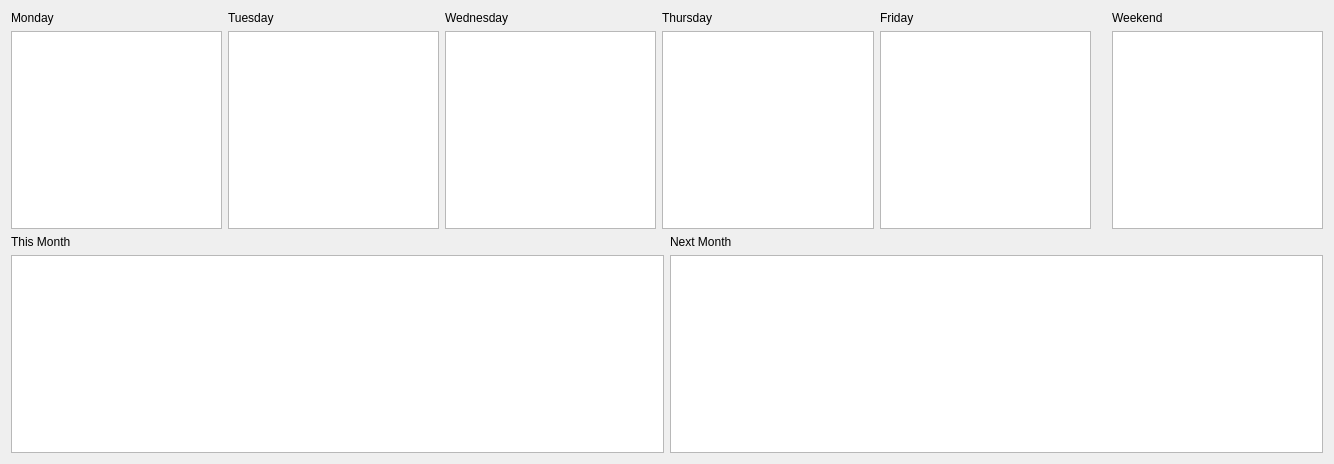
<?xml version="1.0" encoding="UTF-8"?>
<ui version="4.0">
 <class>Kournable</class>
 <widget class="QWidget" name="Kournable">
  <property name="geometry">
   <rect>
    <x>0</x>
    <y>0</y>
    <width>1334</width>
    <height>464</height>
   </rect>
  </property>
  <property name="windowTitle">
   <string>Kournable</string>
  </property>
  <layout class="QVBoxLayout" name="verticalLayout">
   <item>
    <layout class="QHBoxLayout" name="weekdayLayout">
     <item>
      <layout class="QVBoxLayout" name="mondayLayout">
       <item>
        <widget class="QLabel" name="mondayLabel">
         <property name="text">
          <string>Monday</string>
         </property>
        </widget>
       </item>
       <item>
        <widget class="QPlainTextEdit" name="mondayPlainTextEdit"/>
       </item>
      </layout>
     </item>
     <item>
      <layout class="QVBoxLayout" name="tuesdayLayout">
       <item>
        <widget class="QLabel" name="tuesdayLabel">
         <property name="text">
          <string>Tuesday</string>
         </property>
        </widget>
       </item>
       <item>
        <widget class="QPlainTextEdit" name="tuesdayPlainTextEdit"/>
       </item>
      </layout>
     </item>
     <item>
      <layout class="QVBoxLayout" name="wednesdayLayout">
       <item>
        <widget class="QLabel" name="wednesdayLabel">
         <property name="text">
          <string>Wednesday</string>
         </property>
        </widget>
       </item>
       <item>
        <widget class="QPlainTextEdit" name="wednesdayPlainTextEdit"/>
       </item>
      </layout>
     </item>
     <item>
      <layout class="QVBoxLayout" name="thursdayLayout">
       <item>
        <widget class="QLabel" name="thursdayLabel">
         <property name="text">
          <string>Thursday</string>
         </property>
        </widget>
       </item>
       <item>
        <widget class="QPlainTextEdit" name="thursdayPlainTextEdit"/>
       </item>
      </layout>
     </item>
     <item>
      <layout class="QVBoxLayout" name="fridayLayout">
       <item>
        <widget class="QLabel" name="fridayLabel">
         <property name="text">
          <string>Friday</string>
         </property>
        </widget>
       </item>
       <item>
        <widget class="QPlainTextEdit" name="fridayPlainTextEdit"/>
       </item>
      </layout>
     </item>
     <item>
      <spacer name="horizontalSpacer">
       <property name="orientation">
        <enum>Qt::Horizontal</enum>
       </property>
       <property name="sizeHint" stdset="0">
        <size>
         <width>60</width>
         <height>20</height>
        </size>
       </property>
      </spacer>
     </item>
     <item>
      <layout class="QVBoxLayout" name="weekendLayout">
       <item>
        <widget class="QLabel" name="weekendLabel">
         <property name="text">
          <string>Weekend</string>
         </property>
        </widget>
       </item>
       <item>
        <widget class="QPlainTextEdit" name="weekendPlainTextEdit"/>
       </item>
      </layout>
     </item>
    </layout>
   </item>
   <item>
    <layout class="QHBoxLayout" name="monthLayout">
     <item>
      <layout class="QVBoxLayout" name="thisMonthLayout">
       <item>
        <widget class="QLabel" name="thisMonthLabel">
         <property name="text">
          <string>This Month</string>
         </property>
        </widget>
       </item>
       <item>
        <widget class="QPlainTextEdit" name="thisMonthPlainTextEdit"/>
       </item>
      </layout>
     </item>
     <item>
      <layout class="QVBoxLayout" name="nextMonthLayout">
       <item>
        <widget class="QLabel" name="nextMonthLabel">
         <property name="text">
          <string>Next Month</string>
         </property>
        </widget>
       </item>
       <item>
        <widget class="QPlainTextEdit" name="nextMonthPlainTextEdit"/>
       </item>
      </layout>
     </item>
    </layout>
   </item>
  </layout>
 </widget>
 <resources/>
 <connections/>
</ui>
